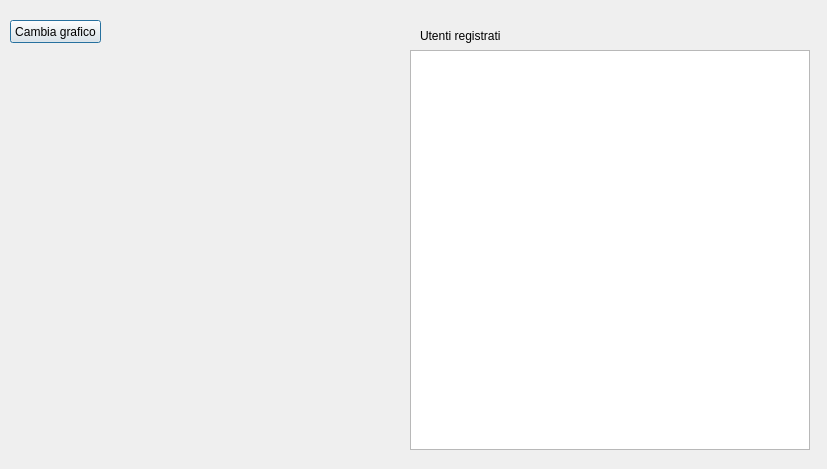
<?xml version="1.0" encoding="UTF-8"?>
<ui version="4.0">
 <class>Admin</class>
 <widget class="QDialog" name="Admin">
  <property name="geometry">
   <rect>
    <x>0</x>
    <y>0</y>
    <width>827</width>
    <height>469</height>
   </rect>
  </property>
  <property name="windowTitle">
   <string>Admin</string>
  </property>
  <widget class="QTextEdit" name="textEdit">
   <property name="geometry">
    <rect>
     <x>410</x>
     <y>50</y>
     <width>400</width>
     <height>400</height>
    </rect>
   </property>
   <property name="sizePolicy">
    <sizepolicy hsizetype="Fixed" vsizetype="Fixed">
     <horstretch>0</horstretch>
     <verstretch>0</verstretch>
    </sizepolicy>
   </property>
   <property name="readOnly">
    <bool>true</bool>
   </property>
  </widget>
  <widget class="QFrame" name="verticalFrame">
   <property name="geometry">
    <rect>
     <x>0</x>
     <y>50</y>
     <width>400</width>
     <height>400</height>
    </rect>
   </property>
   <layout class="QVBoxLayout" name="verticalLayout"/>
  </widget>
  <widget class="QPushButton" name="pushButton">
   <property name="geometry">
    <rect>
     <x>10</x>
     <y>20</y>
     <width>91</width>
     <height>23</height>
    </rect>
   </property>
   <property name="text">
    <string>Cambia grafico</string>
   </property>
  </widget>
  <widget class="QLabel" name="label">
   <property name="geometry">
    <rect>
     <x>420</x>
     <y>20</y>
     <width>91</width>
     <height>31</height>
    </rect>
   </property>
   <property name="text">
    <string>Utenti registrati</string>
   </property>
  </widget>
 </widget>
 <resources/>
 <connections/>
</ui>
